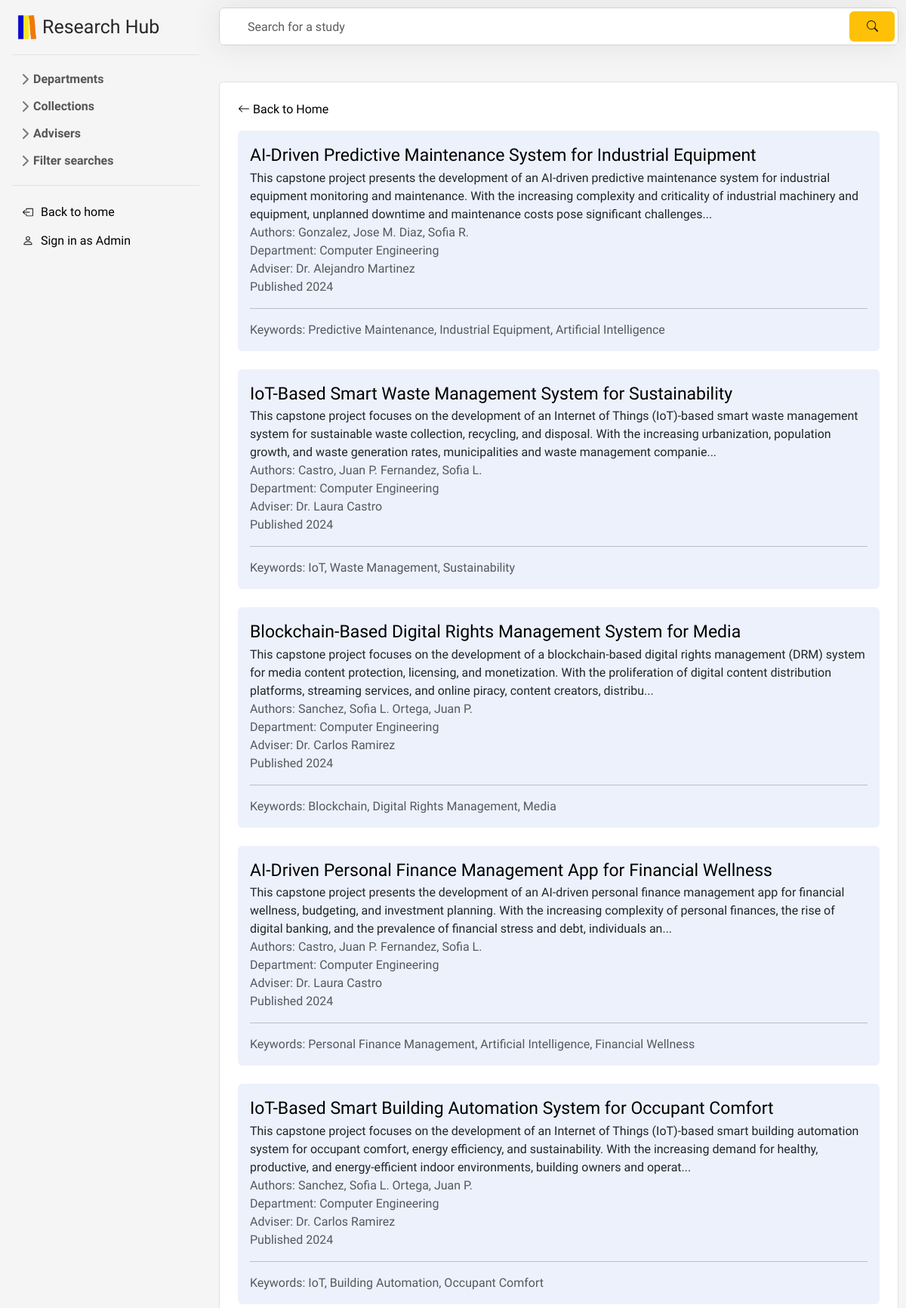
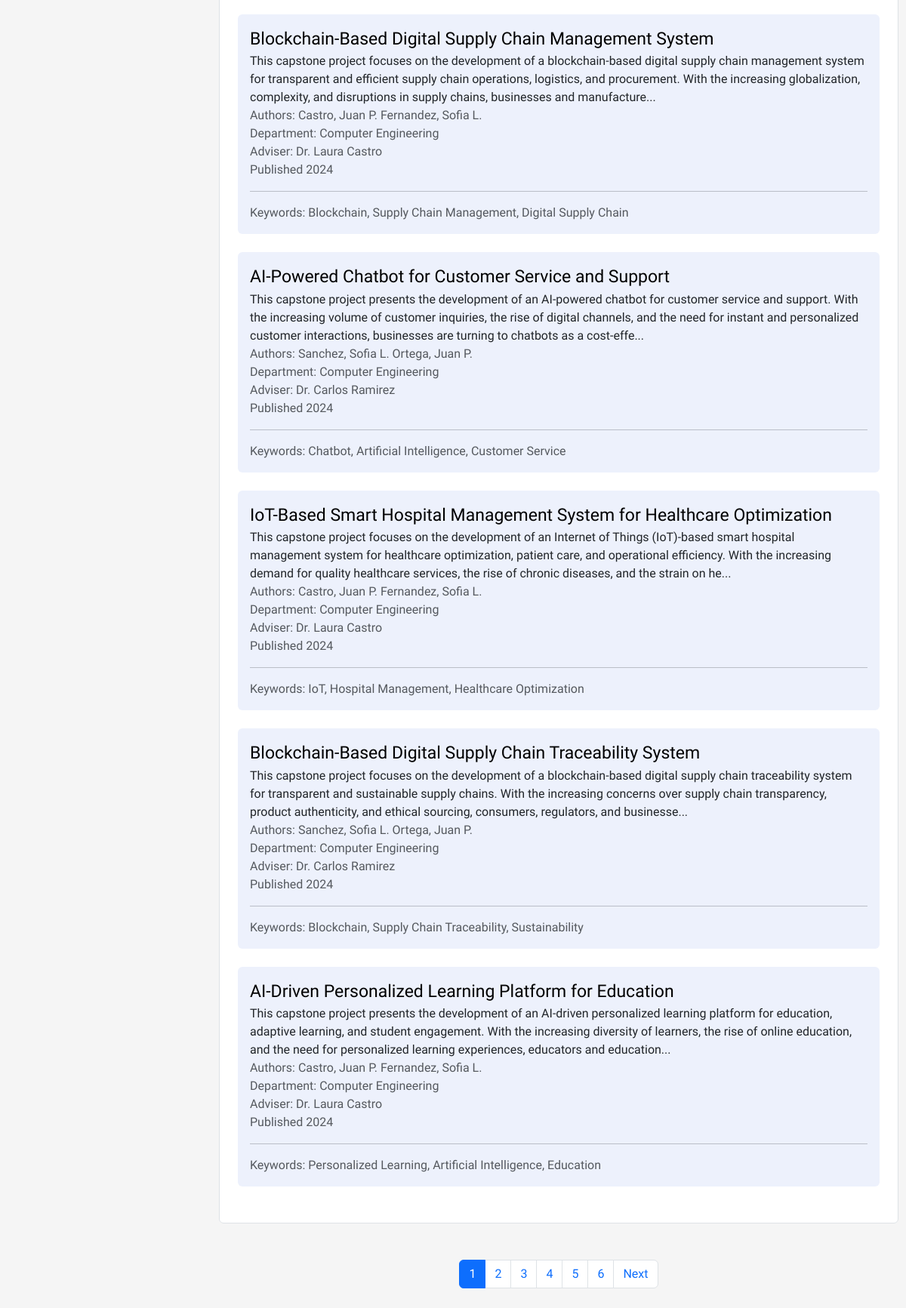
The app's page /f/user/comEng.php with its own data (2 pictures, top to bottom).
### tables this page shows
CREATE TABLE `studies` (
  `id` int(11) NOT NULL,
  `title` longtext NOT NULL,
  `authors` varchar(500) NOT NULL,
  `abstract` varchar(2000) NOT NULL,
  `year` varchar(5) NOT NULL,
  `adviser` varchar(30) NOT NULL,
  `dept` varchar(50) NOT NULL,
  `filename` varchar(255) DEFAULT NULL,
  `keywords` longtext NOT NULL
);

### f/user/comEng.php (the view, shortened to what this page needs)
<?php
include '../includes/header.php';
include 'sidebarUser.php';
echo "<link rel='stylesheet' type='text/css' href='../css/aDashStyle.css'>";
echo "<link rel='stylesheet' type='text/css' href='../css/scrollbar.css'>";
$studies = [];
$totalStudies = 0;
$studiesPerPage = 10;
$currentPage = isset($_GET['page']) ? intval($_GET['page']) : 1;
$offset = ($currentPage - 1) * $studiesPerPage;
try {
    $searchQuery = "";
    $stmt = $pdo->prepare("SELECT COUNT(*) AS total FROM `studies` WHERE dept = 'Computer Engineering' $searchQuery");
    $stmt->execute();
    $totalStudiesResult = $stmt->fetch(PDO::FETCH_ASSOC);
    $totalStudies = $totalStudiesResult['total'];
    $stmt = $pdo->prepare("SELECT * FROM `studies` WHERE dept = 'Computer Engineering' $searchQuery LIMIT :limit OFFSET :offset");
    $stmt->bindParam(':limit', $studiesPerPage, PDO::PARAM_INT);
    $stmt->bindParam(':offset', $offset, PDO::PARAM_INT);
    $stmt->execute();
    $studies = $stmt->fetchAll(PDO::FETCH_ASSOC);
} catch (PDOException $e) {
    echo "Error: " . $e->getMessage();
}
?>
<div id="content">
    <form class="search" action="" method="GET">
        <input type="text" class="form-control" name="search" placeholder="Search for a study" value="<?php echo isset($_GET['search']) ? htmlspecialchars($_GET['search']) : ''; ?>" autocomplete="off">
        <button type="submit" class="btn btn-warning">
            <svg xmlns="http://www.w3.org/2000/svg" width="15" height="15" fill="currentColor" class="bi bi-search" viewBox="0 0 16 16">
                <path d="M11.742 10.344a6.5 6.5 0 1 0-1.397 1.398h-.001q.044.06.098.115l3.85 3.85a1 1 0 0 0 1.415-1.414l-3.85-3.85a1 1 0 0 0-.115-.1zM12 6.5a5.5 5.5 0 1 1-11 0 5.5 5.5 0 0 1 11 0"/>
            </svg>
        </button>
    </form>
    <ul class="list-group mt-5 mb-5">
        <li class="list-group-item p-4">
            <a href="<?php echo isset($_GET['search']) ? 'comEng.php' : 'results.php'; ?>" class="text-decoration-none">
                <svg xmlns="http://www.w3.org/2000/svg" width="16" height="16" fill="currentColor" class="bi bi-arrow-left" viewBox="0 0 16 16">
                    <path fill-rule="evenodd" d="M15 8a.5.5 0 0 0-.5-.5H2.707l3.147-3.146a.5.5 0 1 0-.708-.708l-4 4a.5.5 0 0 0 0 .708l4 4a.5.5 0 0 0 .708-.708L2.707 8.5H14.5A.5.5 0 0 0 15 8"/>
                </svg>
                <?php echo isset($_GET['search']) ? "Back to Computer Engineering List" : "Back to Home"; ?>
            </a>
            <?php foreach ($studies as $study): ?>
                <ul style="list-style-type: none;" class="p-3 rounded ulInside mb-4 mt-3">
                    <li class="list-group-item-title d-flex">
                        <a href="display_dash.php?id=<?php echo $study['id']; ?>">
                            <?php $title = $study['title'];
                                if (strlen($title) > 50) {
                                    $words = explode(' ', $title);
                                    $new_title = '';
                                    $line_length = 0;
                                    foreach ($words as $word) {
                                        if ($line_length + strlen($word) > 70) {
                                            $new_title .= '<br>' . $word . ' ';
                                            $line_length = strlen($word) + 1;
                                        } else {
                                            $new_title .= $word . ' ';
                                            $line_length += strlen($word) + 1;
                                        }
                                    }
                                    echo $new_title;
                                } else {
                                    echo $title;
                                }
                            ?>
                        </a>
                    </li>
                    <li><?php echo substr($study['abstract'], 0, 300) . "..."; ?></li>
                    <li class="text-muted">Authors: <?php echo $study['authors']; ?></li>
                    <li class="text-muted">Department: <?php echo $study['dept']; ?></li>
                    <li class="text-muted">Adviser: <?php echo $study['adviser']; ?></li>
                    <li class="text-muted">Published <?php echo $study['year']; ?></li>
                    <hr>
                    <li class="text-muted">Keywords: <?php echo $study['keywords']; ?></li>
                </ul>
            <?php endforeach; ?>
        </li>
    </ul>
    <?php if ($totalStudies > $studiesPerPage): ?>
        <nav aria-label="Page navigation example">
            <ul class="pagination justify-content-center">
                <?php
                    $totalPages = ceil($totalStudies / $studiesPerPage);
                    for ($i = 1; $i <= $totalPages; $i++):
                ?>
                    <li class="page-item <?php echo ($i === $currentPage) ? 'active' : ''; ?>">
                        <a class="page-link" href="?page=<?php echo $i; ?>"><?php echo $i; ?></a>
                    </li>
                <?php endfor; ?>
                <?php if ($currentPage < $totalPages): ?>
                    <li class="page-item">
                        <a class="page-link" href="?page=<?php echo $currentPage + 1; ?>">Next</a>
                    </li>
                <?php endif; ?>
            </ul>
        </nav>
    <?php endif; ?>
</div>

### f/css/aDashStyle.css (style rules this page uses)
body { min-height: 100vh; min-height: -webkit-fill-available; background-color: #F5F5F5; display: flex; margin: 0; overflow-y: auto; font-family: 'Nunito Sans', sans-serif; }
html { height: -webkit-fill-available; }
.bi { vertical-align: -.125em; pointer-events: none; fill: currentColor; }
#content { margin-left: 280px; flex-grow: 1; padding: 10px; }
.list-group-item-title { font-size: 23px; display: flex; justify-content: space-between; align-items: center; }
.ulInside { background-color: #EDF1FC; }
.search { position: relative; box-shadow: 0 0 40px rgba(51, 51, 51, .1); }
.search input { height: 50px; text-indent: 25px; border: 1px solid #d6d4d4; }
.search button { position: absolute; top: 5px; right: 5px; height: 40px; width: 60px; border: none; color: rgba(0, 0, 0, .85); }

### f/user/sidebarUser.php (style rules this page uses)
a { color: black; text-decoration: none; }

### records on screen
studies: title "AI-Driven", title "Predictive", title "Maintenance", title "System", title "for", title "Industrial", title "Equipment", abstract "This capstone project presents the development of an AI-driven predictive maintenance system for industrial equipment monitoring and maintenance. With the increasing complexity and criticality of industrial machinery and equipment, unplanned downtime and maintenance costs pose significant challenges", authors "Gonzalez, Jose M. Diaz, Sofia R.", dept "Computer Engineering", adviser "Dr. Alejandro Martinez", year "2024", keywords "Predictive Maintenance, Industrial Equipment, Artificial Intelligence"
studies: title "IoT-Based", title "Smart", title "Waste", title "Management", title "System", title "for", title "Sustainability", abstract "This capstone project focuses on the development of an Internet of Things (IoT)-based smart waste management system for sustainable waste collection, recycling, and disposal. With the increasing urbanization, population growth, and waste generation rates, municipalities and waste management companie", authors "Castro, Juan P. Fernandez, Sofia L.", dept "Computer Engineering", adviser "Dr. Laura Castro", year "2024", keywords "IoT, Waste Management, Sustainability"
studies: title "Blockchain-Based", title "Digital", title "Rights", title "Management", title "System", title "for", title "Media", abstract "This capstone project focuses on the development of a blockchain-based digital rights management (DRM) system for media content protection, licensing, and monetization. With the proliferation of digital content distribution platforms, streaming services, and online piracy, content creators, distribu", authors "Sanchez, Sofia L. Ortega, Juan P.", dept "Computer Engineering", adviser "Dr. Carlos Ramirez", year "2024", keywords "Blockchain, Digital Rights Management, Media"
studies: title "AI-Driven", title "Personal", title "Finance", title "Management", title "App", title "for", title "Financial", title "Wellness", abstract "This capstone project presents the development of an AI-driven personal finance management app for financial wellness, budgeting, and investment planning. With the increasing complexity of personal finances, the rise of digital banking, and the prevalence of financial stress and debt, individuals an", authors "Castro, Juan P. Fernandez, Sofia L.", dept "Computer Engineering", adviser "Dr. Laura Castro", year "2024", keywords "Personal Finance Management, Artificial Intelligence, Financial Wellness"
studies: title "IoT-Based", title "Smart", title "Building", title "Automation", title "System", title "for", title "Occupant", title "Comfort", abstract "This capstone project focuses on the development of an Internet of Things (IoT)-based smart building automation system for occupant comfort, energy efficiency, and sustainability. With the increasing demand for healthy, productive, and energy-efficient indoor environments, building owners and operat", authors "Sanchez, Sofia L. Ortega, Juan P.", dept "Computer Engineering", adviser "Dr. Carlos Ramirez", year "2024", keywords "IoT, Building Automation, Occupant Comfort"
studies: title "Blockchain-Based", title "Digital", title "Supply", title "Chain", title "Management", title "System", abstract "This capstone project focuses on the development of a blockchain-based digital supply chain management system for transparent and efficient supply chain operations, logistics, and procurement. With the increasing globalization, complexity, and disruptions in supply chains, businesses and manufacture", authors "Castro, Juan P. Fernandez, Sofia L.", dept "Computer Engineering", adviser "Dr. Laura Castro", year "2024", keywords "Blockchain, Supply Chain Management, Digital Supply Chain"
studies: title "AI-Powered", title "Chatbot", title "for", title "Customer", title "Service", title "and", title "Support", abstract "This capstone project presents the development of an AI-powered chatbot for customer service and support. With the increasing volume of customer inquiries, the rise of digital channels, and the need for instant and personalized customer interactions, businesses are turning to chatbots as a cost-effe", authors "Sanchez, Sofia L. Ortega, Juan P.", dept "Computer Engineering", adviser "Dr. Carlos Ramirez", year "2024", keywords "Chatbot, Artificial Intelligence, Customer Service"
studies: title "IoT-Based", title "Smart", title "Hospital", title "Management", title "System", title "for", title "Healthcare", title "Optimization", abstract "This capstone project focuses on the development of an Internet of Things (IoT)-based smart hospital management system for healthcare optimization, patient care, and operational efficiency. With the increasing demand for quality healthcare services, the rise of chronic diseases, and the strain on he", authors "Castro, Juan P. Fernandez, Sofia L.", dept "Computer Engineering", adviser "Dr. Laura Castro", year "2024", keywords "IoT, Hospital Management, Healthcare Optimization"
studies: title "Blockchain-Based", title "Digital", title "Supply", title "Chain", title "Traceability", title "System", abstract "This capstone project focuses on the development of a blockchain-based digital supply chain traceability system for transparent and sustainable supply chains. With the increasing concerns over supply chain transparency, product authenticity, and ethical sourcing, consumers, regulators, and businesse", authors "Sanchez, Sofia L. Ortega, Juan P.", dept "Computer Engineering", adviser "Dr. Carlos Ramirez", year "2024", keywords "Blockchain, Supply Chain Traceability, Sustainability"
studies: title "AI-Driven", title "Personalized", title "Learning", title "Platform", title "for", title "Education", abstract "This capstone project presents the development of an AI-driven personalized learning platform for education, adaptive learning, and student engagement. With the increasing diversity of learners, the rise of online education, and the need for personalized learning experiences, educators and education", authors "Castro, Juan P. Fernandez, Sofia L.", dept "Computer Engineering", adviser "Dr. Laura Castro", year "2024", keywords "Personalized Learning, Artificial Intelligence, Education"
